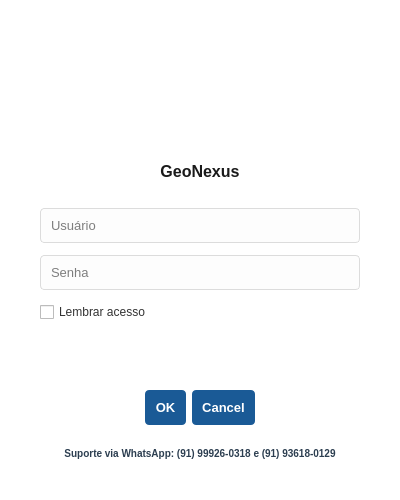
<?xml version="1.0" encoding="UTF-8"?>
<ui version="4.0">
 <class>LoginForm</class>
 <widget class="QDialog" name="LoginForm">
  <property name="geometry">
   <rect>
    <x>0</x>
    <y>0</y>
    <width>400</width>
    <height>500</height>
   </rect>
  </property>
  <property name="windowTitle">
   <string>GeoNexus - Login</string>
  </property>
  <property name="styleSheet">
   <string notr="true">
    QDialog {
        background-color: #ffffff;
    }
    QLabel#titleLabel {
        color: #1a1a1a;
        font-size: 16px;
        font-weight: bold;
    }
    QLabel#subtitleLabel {
        color: #555555;
        font-size: 14px;
        font-weight: bold;
    }
    QLineEdit {
        border: 1px solid #dcdcdc;
        border-radius: 4px;
        padding: 8px;
        background-color: #fdfdfd;
        font-size: 13px;
    }
    QLineEdit:focus {
        border: 1px solid #1a5a96;
        background-color: #ffffff;
    }
    QCheckBox {
        color: #333333;
        font-size: 12px;
    }
    QPushButton {
        background-color: #1a5a96;
        color: white;
        border-radius: 4px;
        padding: 10px;
        font-weight: bold;
        font-size: 13px;
    }
    QPushButton:hover {
        background-color: #2980b9;
    }
   </string>
  </property>
  <layout class="QVBoxLayout" name="verticalLayout">
   <property name="spacing">
    <number>12</number>
   </property>
   <property name="leftMargin">
    <number>40</number>
   </property>
   <property name="topMargin">
    <number>40</number>
   </property>
   <property name="rightMargin">
    <number>40</number>
   </property>
   <property name="bottomMargin">
    <number>40</number>
   </property>
   <item>
    <layout class="QHBoxLayout" name="horizontalLayoutLogo">
     <item>
      <spacer name="horizontalSpacerLeft">
       <property name="orientation">
        <enum>Qt::Horizontal</enum>
       </property>
       <property name="sizeHint" stdset="0">
        <size>
         <width>40</width>
         <height>20</height>
        </size>
       </property>
      </spacer>
     </item>
     <item>
      <widget class="QLabel" name="logoLabel">
       <property name="minimumSize">
        <size>
         <width>250</width>
         <height>100</height>
        </size>
       </property>
       <property name="maximumSize">
        <size>
         <width>250</width>
         <height>100</height>
        </size>
       </property>
       <property name="text">
        <string/>
       </property>
       <property name="pixmap">
        <pixmap>logo_geonexus.png</pixmap>
       </property>
       <property name="scaledContents">
        <bool>true</bool>
       </property>
       <property name="alignment">
        <set>Qt::AlignCenter</set>
       </property>
      </widget>
     </item>
     <item>
      <spacer name="horizontalSpacerRight">
       <property name="orientation">
        <enum>Qt::Horizontal</enum>
       </property>
       <property name="sizeHint" stdset="0">
        <size>
         <width>40</width>
         <height>20</height>
        </size>
       </property>
      </spacer>
     </item>
    </layout>
   </item>
   <item>
    <spacer name="verticalSpacer_top">
     <property name="orientation">
      <enum>Qt::Vertical</enum>
     </property>
     <property name="sizeType">
      <enum>QSizePolicy::Fixed</enum>
     </property>
     <property name="sizeHint" stdset="0">
      <size>
       <width>20</width>
       <height>10</height>
      </size>
     </property>
    </spacer>
   </item>
   <item>
    <widget class="QLabel" name="titleLabel">
     <property name="text">
      <string>GeoNexus</string>
     </property>
     <property name="alignment">
      <set>Qt::AlignCenter</set>
     </property>
    </widget>
   </item>
   <item>
    <spacer name="verticalSpacer_mid">
     <property name="orientation">
      <enum>Qt::Vertical</enum>
     </property>
     <property name="sizeType">
      <enum>QSizePolicy::Fixed</enum>
     </property>
     <property name="sizeHint" stdset="0">
      <size>
       <width>20</width>
       <height>15</height>
      </size>
     </property>
    </spacer>
   </item>
   <item>
    <widget class="QLineEdit" name="lineUser">
     <property name="placeholderText">
      <string>Usuário</string>
     </property>
    </widget>
   </item>
   <item>
    <widget class="QLineEdit" name="linePass">
     <property name="echoMode">
      <enum>QLineEdit::Password</enum>
     </property>
     <property name="placeholderText">
      <string>Senha</string>
     </property>
    </widget>
   </item>
   <item>
    <widget class="QCheckBox" name="saveCredentialsCheckBox">
     <property name="text">
      <string>Lembrar acesso</string>
     </property>
    </widget>
   </item>
   <item>
    <spacer name="verticalSpacer_bottom">
     <property name="orientation">
      <enum>Qt::Vertical</enum>
     </property>
     <property name="sizeType">
      <enum>QSizePolicy::Expanding</enum>
     </property>
     <property name="sizeHint" stdset="0">
      <size>
       <width>20</width>
       <height>20</height>
      </size>
     </property>
    </spacer>
   </item>
   <item>
    <widget class="QDialogButtonBox" name="buttonBox">
     <property name="orientation">
      <enum>Qt::Horizontal</enum>
     </property>
     <property name="standardButtons">
      <set>QDialogButtonBox::Cancel|QDialogButtonBox::Ok</set>
     </property>
     <property name="centerButtons">
      <bool>true</bool>
     </property>
    </widget>
   </item>
   <item>
    <widget class="QLabel" name="supportLabel">
     <property name="styleSheet">
      <string notr="true">
        color: #2c3e50;
        font-size: 10px;
        font-weight: bold;
        margin-top: 10px;
      </string>
     </property>
     <property name="text">
      <string>Suporte via WhatsApp: (91) 99926-0318 e (91) 93618-0129</string>
     </property>
     <property name="alignment">
      <set>Qt::AlignCenter</set>
     </property>
    </widget>
   </item>
  </layout>
 </widget>
 <resources/>
 <connections/>
</ui>
